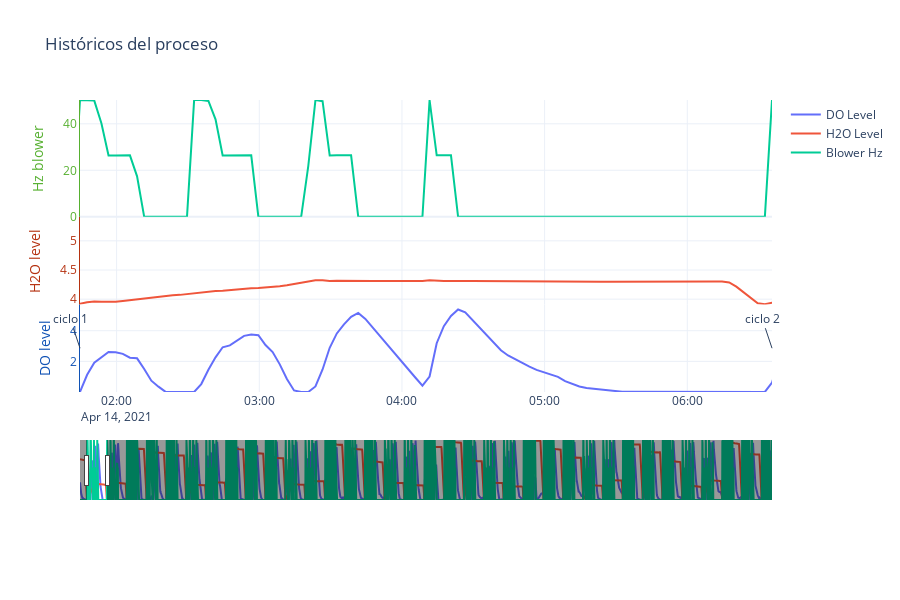

The notebook cell this image was saved under:
### Markdown cell above
### Caracterización del funcionamiento de la planta

### Code cell
ft.historico_variables(df)

### Figure 1 — Plotly figure (JSON) as saved in the notebook; plotly's stock layout.template omitted (floating-point values rounded to 4 significant figures; data arrays with more than 128 entries replaced by an {"elided": "..."} marker saying what was removed)
{"data": [{"name": "DO Level", "type": "scatter", "x": {"elided": "3366 str values"}, "y": {"elided": "3366 float values"}, "yaxis": "y"}, {"name": "H2O Level", "type": "scatter", "x": {"elided": "3366 str values"}, "y": {"elided": "3366 float values"}, "yaxis": "y2"}, {"name": "Blower Hz", "type": "scatter", "x": {"elided": "3366 str values"}, "y": {"elided": "3366 float values"}, "yaxis": "y3"}], "layout": {"annotations": [{"text": "ciclo 0", "x": "2021-04-14 00:00:28"}, {"text": "ciclo 1", "x": "2021-04-14 01:44:36"}, {"text": "ciclo 2", "x": "2021-04-14 06:35:38"}, {"text": "ciclo 3", "x": "2021-04-14 11:23:40"}, {"text": "ciclo 4", "x": "2021-04-14 16:14:42"}, {"text": "ciclo 5", "x": "2021-04-14 21:02:44"}, {"text": "ciclo 6", "x": "2021-04-15 01:50:46"}, {"text": "ciclo 7", "x": "2021-04-15 06:38:48"}, {"text": "ciclo 8", "x": "2021-04-15 11:29:50"}, {"text": "ciclo 9", "x": "2021-04-15 16:17:52"}, {"text": "ciclo 10", "x": "2021-04-15 21:05:54"}, {"text": "ciclo 11", "x": "2021-04-16 01:53:56"}, {"text": "ciclo 12", "x": "2021-04-16 06:44:58"}, {"text": "ciclo 13", "x": "2021-04-16 11:33:00"}, {"text": "ciclo 14", "x": "2021-04-16 16:24:02"}, {"text": "ciclo 15", "x": "2021-04-16 21:12:04"}, {"text": "ciclo 16", "x": "2021-04-17 02:00:06"}, {"text": "ciclo 17", "x": "2021-04-17 06:48:08"}, {"text": "ciclo 18", "x": "2021-04-17 11:39:11"}, {"text": "ciclo 19", "x": "2021-04-17 16:27:13"}, {"text": "ciclo 20", "x": "2021-04-17 21:15:15"}, {"text": "ciclo 21", "x": "2021-04-18 02:06:17"}, {"text": "ciclo 22", "x": "2021-04-18 06:54:20"}, {"text": "ciclo 23", "x": "2021-04-18 11:42:22"}, {"text": "ciclo 24", "x": "2021-04-18 16:33:24"}, {"text": "ciclo 25", "x": "2021-04-18 21:21:26"}, {"text": "ciclo 26", "x": "2021-04-19 02:09:28"}, {"text": "ciclo 27", "x": "2021-04-19 07:00:30"}, {"text": "ciclo 28", "x": "2021-04-19 11:48:34"}, {"text": "ciclo 29", "x": "2021-04-19 16:39:39"}, {"text": "ciclo 30", "x": "2021-04-19 21:27:41"}, {"text": "ciclo 31", "x": "2021-04-20 02:15:43"}, {"text": "ciclo 32", "x": "2021-04-20 07:03:45"}, {"text": "ciclo 33", "x": "2021-04-20 11:54:47"}, {"text": "ciclo 34", "x": "2021-04-20 16:42:49"}, {"text": "ciclo 35", "x": "2021-04-20 21:30:51"}], "dragmode": "zoom", "height": 600, "margin": {"b": 100, "t": 100}, "title": {"text": "Históricos del proceso"}, "xaxis": {"autorange": false, "range": ["2021-04-14 01:44:36", "2021-04-14 06:35:38"], "rangeslider": {"autorange": false, "range": ["2021-04-14T00:00:28", "2021-04-20T23:57:52"]}, "type": "date"}, "yaxis": {"domain": [0, 0.3], "linecolor": "#1052b5", "range": [0.004908, 5.716], "showline": true, "tickfont": {"color": "#1052b5"}, "tickmode": "auto", "title": {"font": {"color": "#1052b5"}, "text": "DO level"}, "zeroline": true}, "yaxis2": {"domain": [0.3, 0.6], "linecolor": "#b53110", "range": [3.911, 5.412], "showline": true, "tickfont": {"color": "#b53110"}, "tickmode": "auto", "title": {"font": {"color": "#b53110"}, "text": "H2O level"}, "zeroline": true}, "yaxis3": {"domain": [0.6, 1], "linecolor": "#56b030", "range": [0, 50.24], "showline": true, "tickfont": {"color": "#56b030"}, "tickmode": "auto", "title": {"font": {"color": "#56b030"}, "text": "Hz blower"}, "type": "linear", "zeroline": true}}}
